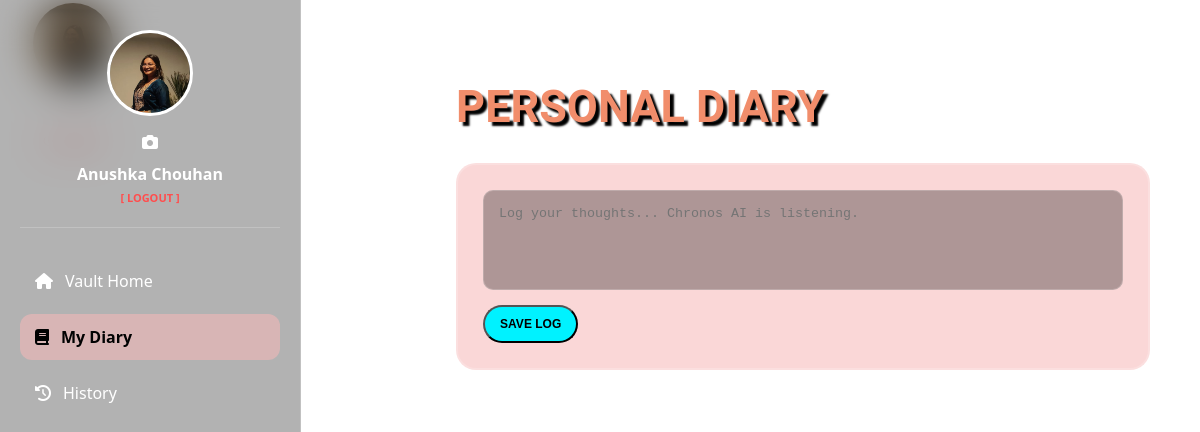
Before: /diary (signed in) with the older database file.
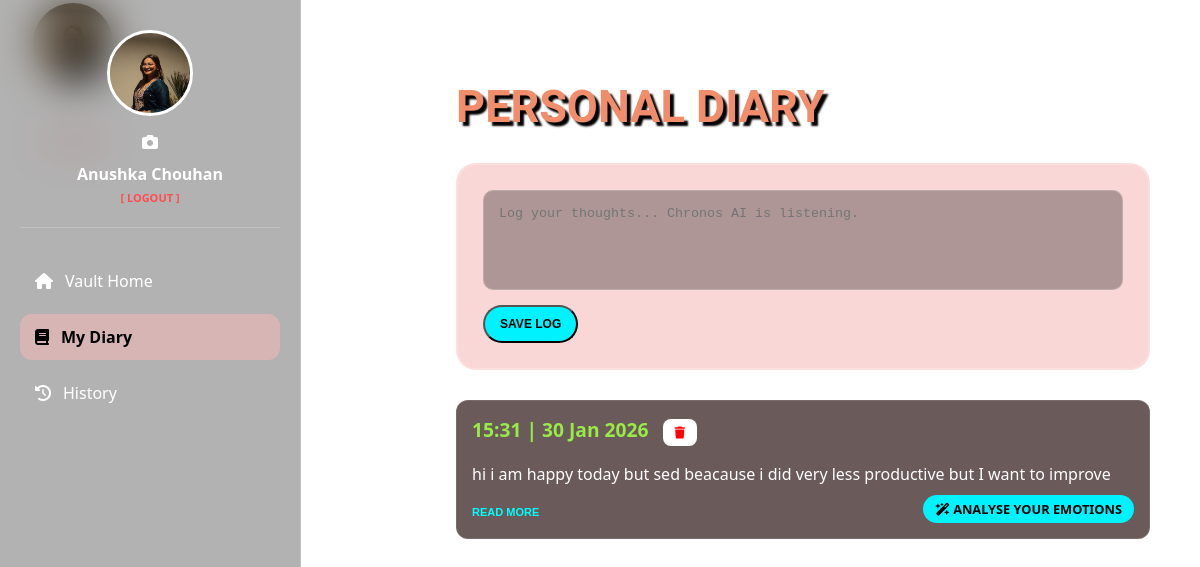
After: the same page with the newer database file.
### app.py (models this page shows)
class User(UserMixin, db.Model):
    id = db.Column(db.Integer, primary_key=True)
    username = db.Column(db.String(50), unique=True, nullable=False)
    password = db.Column(db.String(200), nullable=False)
    profile_pic = db.Column(db.String(200), nullable=True, default='default_avatar.png')
    capsules = db.relationship('Capsule', backref='owner', lazy=True)
    diary_entries = db.relationship('DiaryEntry', backref='owner', lazy=True)

class DiaryEntry(db.Model):
    id = db.Column(db.Integer, primary_key=True)
    content = db.Column(db.Text, nullable=False)
    date_posted = db.Column(db.DateTime, default=lambda: datetime.now(timezone.utc))
    user_id = db.Column(db.Integer, db.ForeignKey('user.id'), nullable=False)

### app.py (the view, shortened to what this page needs)
@app.route('/diary', methods=['GET', 'POST'])
@login_required
def diary():
    entries = DiaryEntry.query.filter_by(user_id=current_user.id).order_by(DiaryEntry.date_posted.desc()).all()
    return render_template('index.html', entries=entries, active_page='diary')

### app.py (called while the page is built)
@login_manager.user_loader
def load_user(user_id):
    return User.query.get(int(user_id))

### templates/index.html (shortened to what this page needs)
<!DOCTYPE html>
<html lang="en">
<head>
    <link rel="stylesheet" href="https://cdnjs.cloudflare.com/ajax/libs/font-awesome/6.4.2/css/all.min.css">
    <link rel="stylesheet" href="{{ url_for('static', filename='css/style.css') }}">
</head>
<body>
    <div class="profile-box mobile-only">
        <img src="{{ url_for('static', filename='profile_pics/' + current_user.profile_pic) if current_user.profile_pic else 'https://cdn-icons-png.flaticon.com/512/3135/3135715.png' }}" class="profile-img">
        <div style="font-weight: bold; margin-bottom: 5px;">{{ current_user.username }}</div>
        <a href="/logout" class="logout-link">
            <i class="fa-solid fa-power-off"></i> LOGOUT
        </a>
    </div>
    <div class="sidebar">
        <div class="profile-box">
            <label for="photo-input" style="cursor: pointer; position: relative; display: inline-block;">
                <img src="{{ url_for('static', filename='profile_pics/' + current_user.profile_pic) if current_user.profile_pic else 'https://cdn-icons-png.flaticon.com/512/3135/3135715.png' }}"
                     class="profile-img"
                     style="object-fit: cover;">
                <div class="camera-icon">
                    <i class="fa-solid fa-camera"></i>
                </div>
            </label>
            <div style="font-weight: bold; margin-top: 10px;">{{ current_user.username }}</div>
            <a href="/logout" class="logout-link">[ LOGOUT ]</a>
        </div>
        <nav class="nav-links">
            <a href="/" class="{{ 'active' if active_page == 'home' }}"><i class="fa-solid fa-house"></i> Vault Home</a>
            <a href="/diary" class="{{ 'active' if active_page == 'diary' }}"><i class="fa-solid fa-book"></i> My Diary</a>
            <a href="/history" class="{{ 'active' if active_page == 'history' }}"><i class="fa-solid fa-clock-rotate-left"></i> History</a>
        </nav>
    </div>
    <div class="main-content">
        <div class="main-layout">
            <div class="content-area">
                {% if active_page == 'home' %}
                    <h1>CHRONOS VAULT</h1>
                    <div class="input-card">
                        <form action="/bury" method="POST">
                            <textarea name="message" placeholder="Seal a thought for the future..." required></textarea>
                            <div class="input-row">
                                <input type="date" name="unlock_date" required>
                                <button type="submit" class="save-btn">SEAL</button>
                            </div>
                        </form>
                    </div>
                    <h3 class="section-title">PENDING TRANSMISSIONS</h3>
                    <div class="list">
                        {% for capsule in capsules %}
                            <div class="capsule-item">
                                <div>
                                    <small class="unlock-date">Unlocks: {{ capsule.unlock_date.strftime('%d %b %Y') }}</small>
                                    <div class="encrypted-tag"><i class="fa-solid fa-lock"></i> Encrypted</div>
                                </div>
                                <a href="{{ url_for('delete', id=capsule.id) }}" class="delete-btn">Remove</a>
                            </div>
                        {% endfor %}
                    </div>
              {% elif active_page == 'diary' %}
    <h1>PERSONAL DIARY</h1>
    <div class="input-card">
        <form action="/diary" method="POST">
            <textarea name="content" placeholder="Log your thoughts... Chronos AI is listening." required style="height: 100px;"></textarea>
            <button type="submit"  class="save-btn">SAVE LOG</button>
        </form>
    </div>
{% for entry in entries %}
<div class="diary-entry">
    <div class="diary-header">
      <small class="date"> <b> {{ entry.date_posted.strftime('%H:%M | %d %b %Y') }}</b></small>
        <a href="{{ url_for('delete_diary', id=entry.id) }}" class="delete-btn"><i class="fa-solid fa-trash"></i></a>
    </div>
    <div class="reveal-text" id="content-{{ entry.id }}">
        {{ entry.content }}
    </div>
    <div class="diary-actions-footer" style="display: flex; justify-content: space-between; align-items: center; margin-top: 10px;">
        <button class="read-more-btn" onclick="toggleExpand('{{ entry.id }}', this)">READ MORE</button>
        <a href="{{ url_for('analyze_entry', id=entry.id) }}" class="ai-sync-btn" style="text-decoration: none; color: #00ffff; font-weight: bold; font-size: 0.8rem;">
            <i class="fa-solid fa-wand-magic-sparkles"></i> ANALYSE YOUR EMOTIONS
        </a>
    </div>
</div>
{% endfor %}
                {% endif %}
            </div>
        </div>
    </div>
</body>
</html>

### static/css/style.css (style rules this page uses)
:root { --accent: #010202; --bg: #0a0b10; --glass-pink: #f6b7b78e; --border: rgba(255, 255, 255, 0.2); --sidebar-width: 260px; }
body { margin: 0; padding: 0; display: flex; min-height: 100vh; background-image: url('https://img.freepik.com/free-vector/papercut-colorful-layers-3d-color-texture-background_1035-13964.jpg'); background-attachment: fixed; background-size: 120% 120%; background-position: center; transition: background-position 0.2s ease-out; font-family: 'Segoe UI', sans-serif; color: white; overflow-x: hidden; }
body::before { filter: blur(10px); }
.sidebar { width: var(--sidebar-width); background: rgba(0, 0, 0, 0.3); backdrop-filter: blur(20px); border-right: 1px solid var(--border); height: 100vh; position: fixed; display: flex; flex-direction: column; padding: 30px 20px; z-index: 100; }
.profile-box { text-align: center; margin-bottom: 30px; border-bottom: 1px solid var(--border); padding-bottom: 20px; }
.profile-img { width: 80px; height: 80px; border-radius: 50%; border: 3px solid white; margin-bottom: 10px; }
.nav-links a { text-decoration: none; color: #fff; padding: 12px 15px; border-radius: 12px; transition: 0.3s; display: flex; align-items: center; gap: 12px; margin-bottom: 10px; }
.nav-links a:hover, .nav-links a.active { background: var(--glass-pink); color: var(--accent); font-weight: bold; }
.main-content { flex: 1; margin-left: var(--sidebar-width); padding: 50px; }
.main-layout { display: flex; max-width: 1200px; margin: 0 auto; gap: 30px; align-items: flex-start; }
.content-area { flex: 2; min-width: 0; }
h1 { font-family: "Goldman"; font-size: 45px; color: #f18d6b; text-shadow: 4px 4px 2px #000; margin-bottom: 30px; }
.input-card { background: var(--glass-pink); backdrop-filter: blur(10px); border: 2px solid var(--border); border-radius: 20px; padding: 25px; margin-bottom: 30px; }
textarea { width: 100%; background: rgba(0,0,0,0.3); border: 1px solid var(--border); border-radius: 10px; color: white; padding: 15px; box-sizing: border-box; resize: none; outline: none; }
.diary-entry { background: rgba(40, 16, 16, 0.691); border-radius: 12px; padding: 15px; margin-bottom: 15px; border: 1px solid rgba(255, 255, 255, 0.1); }
.reveal-text { max-height: 60px; overflow: hidden; transition: max-height 0.5s ease; position: relative; margin-top: 20px; }
.read-more-btn { background: none; border: none; color: #00ffff; font-size: 11px; cursor: pointer; padding: 5px 0; font-weight: bold; text-transform: uppercase; }
.delete-btn { background: white; color: red; padding: 5px 12px; border-radius: 8px; text-decoration: none; font-size: 12px; font-weight: bold; margin-left: 10px; margin-top: 10px; }
.ai-sync-btn { background: #00f2ff; color: black !important; padding: 5px 12px; border-radius: 20px; font-size: 10px; font-weight: bold; text-decoration: none; transition: 0.3s; }
.read-more-btn { background: none; border: none; color: #00ffff; font-size: 11px; cursor: pointer; font-weight: bold; text-transform: uppercase; margin-top: 5px; }
.logout-link { text-decoration: none; color: #ff4d4d; font-size: 11px; font-weight: bold; }
.date { font-size: 1.2rem; color: #98eb45; }
.save-btn { background: #00f2ff; color: black !important; padding: 10px 15px; border-radius: 20px; font-size: 12px; font-weight: bold; text-decoration: none; transition: 0.3s; margin-top: 10px; }

Changed rows visible on the page:
added DiaryEntry: date_posted "15:31 | 30 Jan 2026", content "hi i am happy today but sed beacause i did very less productive but I want to improve"
